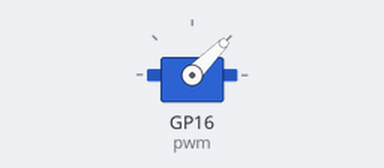
Bench run of a program on a simulated Raspberry Pi Pico running MicroPython. Parts: servo. Servo angles are drawn from the pulse width (0.5 ms = 0°, 2.5 ms = 180°).

Above: at 0.05 s.
At 1.5 s:
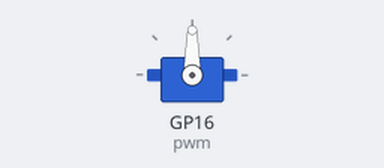
At 3.0 s:
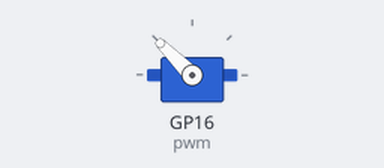
Timing chart, 0 to 6.9 s (numbered marks = the images above):
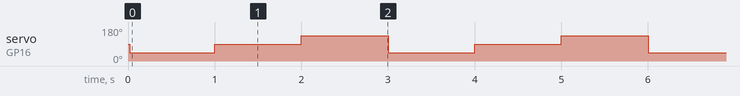

Measured:
- by itself, servo on GP16 (pwm): repeats every 3.0 s: 90° 1.0 s, 135° 1.0 s, 45° 1.0 s

The program:

9gServo.py
```python
from machine import Pin,PWM
import utime

MID = 1500000
MIN = 1000000
MAX = 2000000

pwm = PWM(Pin(16))
# hi


##pwm.freq(50)
pwm.duty_u16(9000)

pwm.freq(50)
pwm.duty_ns(MID)

while True:
    pwm.duty_ns(MIN)
    utime.sleep(1)
    pwm.duty_ns(MID)
    utime.sleep(1)
    pwm.duty_ns(MAX)
    utime.sleep(1)
```
